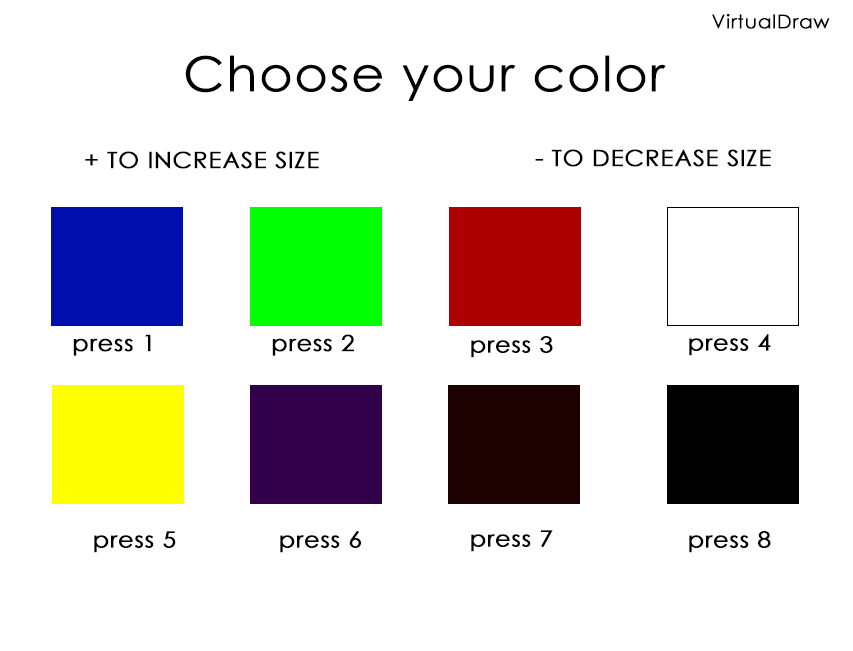
#> input picture spider.png, 853 x 651 px, given in place of the camera
$ python hsvalues.py
#> lines starting #> are read from the running program, lines starting #| are printed output that depends on the picture; after the words box and inside, x2 and y2 are one past the last pixel; in counts of white or black regions, pixels touching at a corner belong together
import numpy as np
import cv2
from collections import deque


# default called trackbar function
def setValues(x):
   print("")


# Creating the trackbars needed for
# adjusting the marker colour These
# trackbars will be used for setting
# the upper and lower ranges of the
# HSV required for particular colour
cv2.namedWindow("Color detectors")
cv2.createTrackbar("Upper Hue", "Color detectors",
				153, 180, setValues)
cv2.createTrackbar("Upper Saturation", "Color detectors",
				255, 255, setValues)
cv2.createTrackbar("Upper Value", "Color detectors",
				255, 255, setValues)
cv2.createTrackbar("Lower Hue", "Color detectors",
				64, 180, setValues)
cv2.createTrackbar("Lower Saturation", "Color detectors",
				72, 255, setValues)
cv2.createTrackbar("Lower Value", "Color detectors",
				49, 255, setValues)


# The kernel to be used for dilation purpose
kernel = np.ones((5, 5), np.uint8)


# Loading the default webcam of PC.
cap = cv2.VideoCapture(0)

# Keep looping
while True:

	# Reading the frame from the camera
	ret, frame = cap.read()
#> frame is the input picture: shape (651, 853, 3); mean B, G, R 207.1, 214.9, 214.4

	# Flipping the frame to see same side of yours
	frame = cv2.flip(frame, 1)
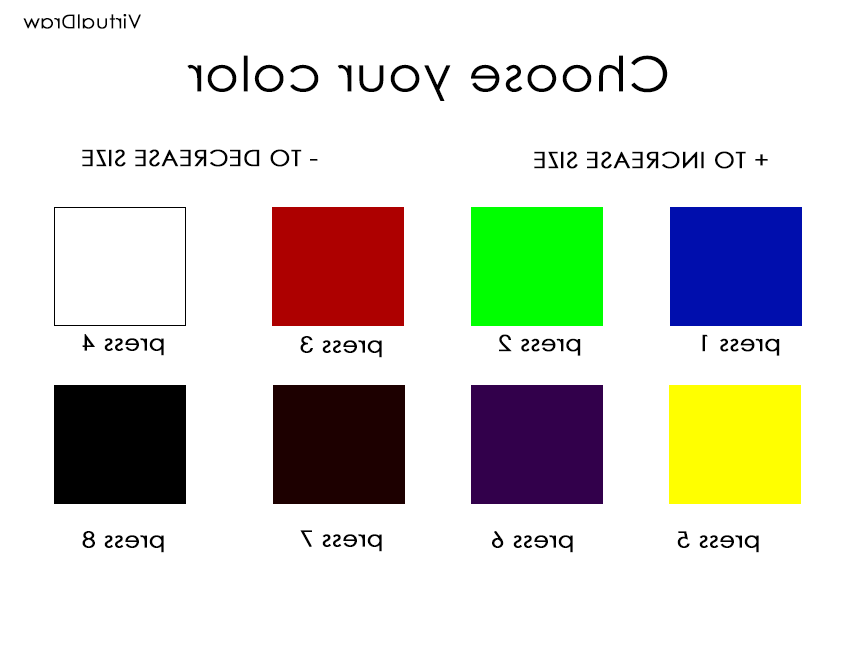
#> frame: shape (651, 853, 3); mean B, G, R 207.1, 214.9, 214.4
	hsv = cv2.cvtColor(frame, cv2.COLOR_BGR2HSV)
#> hsv: shape (651, 853, 3); mean H, S, V 9.8, 43.3, 227.2

	# Getting the updated positions of the trackbar
	# and setting the HSV values
	u_hue = cv2.getTrackbarPos("Upper Hue",
							"Color detectors")
	u_saturation = cv2.getTrackbarPos("Upper Saturation",
									"Color detectors")
	u_value = cv2.getTrackbarPos("Upper Value",
								"Color detectors")
	l_hue = cv2.getTrackbarPos("Lower Hue",
							"Color detectors")
	l_saturation = cv2.getTrackbarPos("Lower Saturation",
									"Color detectors")
	l_value = cv2.getTrackbarPos("Lower Value",
								"Color detectors")
	Upper_hsv = np.array([u_hue, u_saturation, u_value])
	Lower_hsv = np.array([l_hue, l_saturation, l_value])

	# Identifying the pointer by making its
	# mask
	Mask = cv2.inRange(hsv, Lower_hsv, Upper_hsv)
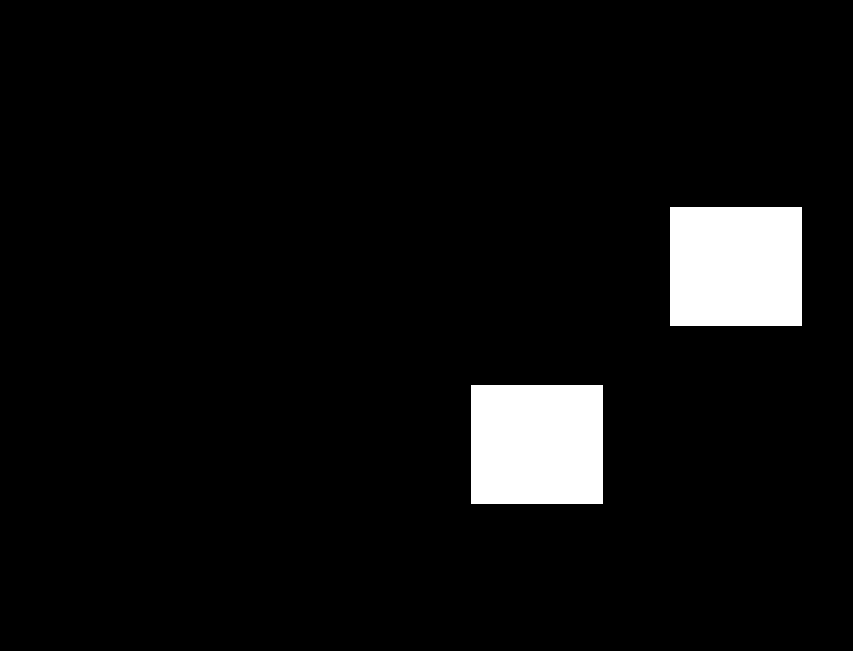
#> Mask: shape (651, 853); 5.7% white; 2 white regions, box (x1, y1, x2, y2) and area: (670, 207, 802, 326) 15708, (471, 385, 603, 504) 15708
	Mask = cv2.erode(Mask, kernel, iterations = 1)
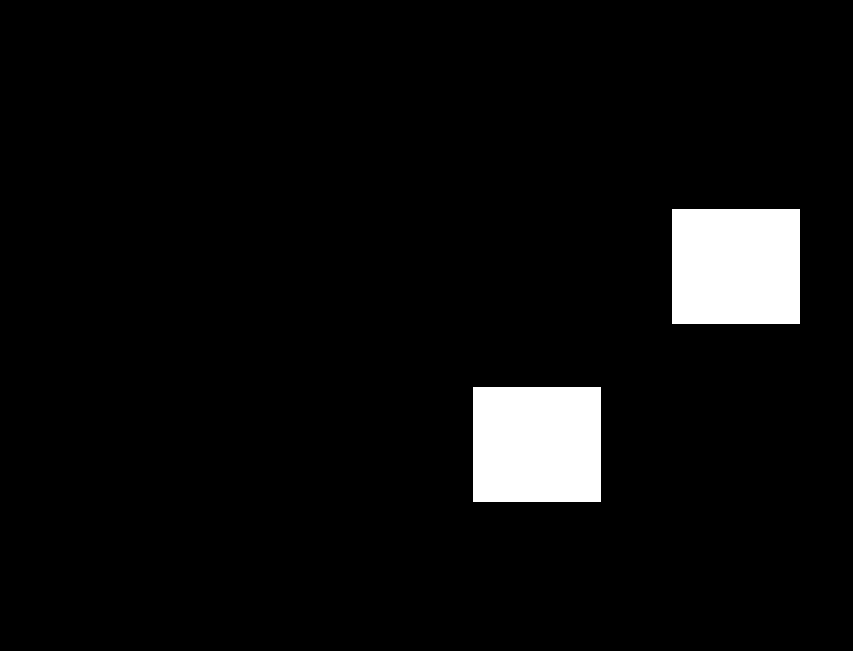
#> Mask: shape (651, 853); 5.3% white; 2 white regions, box (x1, y1, x2, y2) and area: (672, 209, 800, 324) 14720, (473, 387, 601, 502) 14720
	Mask = cv2.morphologyEx(Mask, cv2.MORPH_OPEN, kernel)
	Mask = cv2.dilate(Mask, kernel, iterations = 1)
	# Show all the windows
	cv2.imshow("Tracking", frame)
	cv2.imshow("mask", Mask)

	# If the 'q' key is pressed then stop the application
	if cv2.waitKey(1) & 0xFF == ord("q"):
#> (key q is pressed here)
		break

# Release the camera and all resources
cap.release()
cv2.destroyAllWindows()
